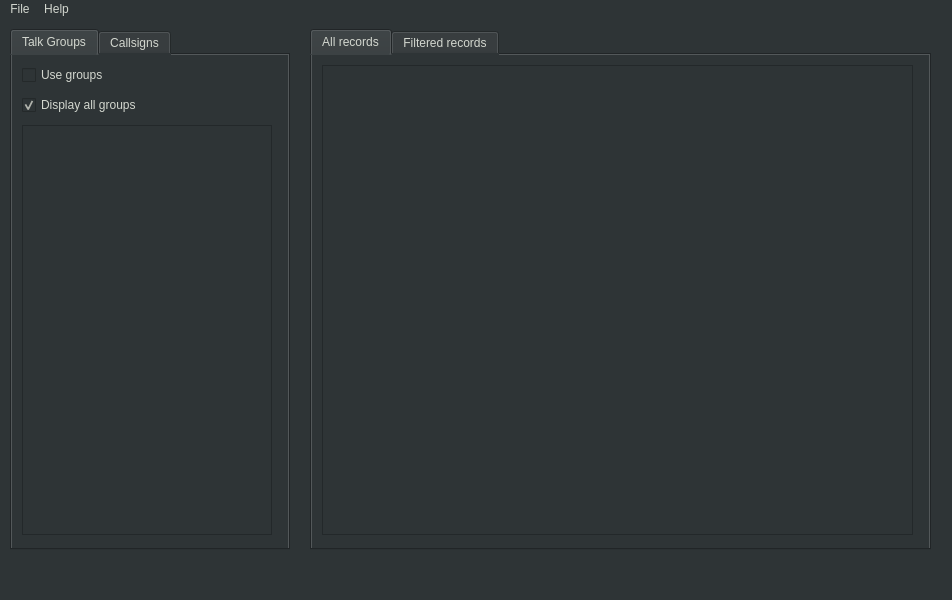
<?xml version="1.0" encoding="UTF-8"?>
<ui version="4.0">
 <class>BmMonitorMainWindow</class>
 <widget class="QMainWindow" name="BmMonitorMainWindow">
  <property name="geometry">
   <rect>
    <x>0</x>
    <y>0</y>
    <width>952</width>
    <height>600</height>
   </rect>
  </property>
  <property name="font">
   <font>
    <family>JetBrains Mono</family>
    <pointsize>16</pointsize>
    <weight>50</weight>
    <bold>false</bold>
   </font>
  </property>
  <property name="windowTitle">
   <string>Brandmeister Monitor by UT8UU</string>
  </property>
  <property name="styleSheet">
   <string notr="true">background-color: rgb(46, 52, 54); color: rgb(211, 215, 207);</string>
  </property>
  <widget class="QWidget" name="centralwidget">
   <widget class="QTabWidget" name="tabWidget">
    <property name="geometry">
     <rect>
      <x>10</x>
      <y>10</y>
      <width>280</width>
      <height>521</height>
     </rect>
    </property>
    <property name="currentIndex">
     <number>0</number>
    </property>
    <widget class="QWidget" name="tab">
     <attribute name="title">
      <string>Talk Groups</string>
     </attribute>
     <widget class="QCheckBox" name="cbTalkGroups">
      <property name="geometry">
       <rect>
        <x>10</x>
        <y>10</y>
        <width>190</width>
        <height>20</height>
       </rect>
      </property>
      <property name="text">
       <string>Use groups</string>
      </property>
     </widget>
     <widget class="QCheckBox" name="cbDisplayAllGroups">
      <property name="geometry">
       <rect>
        <x>10</x>
        <y>40</y>
        <width>190</width>
        <height>20</height>
       </rect>
      </property>
      <property name="text">
       <string>Display all groups</string>
      </property>
      <property name="checked">
       <bool>true</bool>
      </property>
     </widget>
     <widget class="QListView" name="lbGroups">
      <property name="geometry">
       <rect>
        <x>10</x>
        <y>70</y>
        <width>250</width>
        <height>410</height>
       </rect>
      </property>
      <property name="font">
       <font>
        <family>JetBrains Mono</family>
        <pointsize>8</pointsize>
        <weight>50</weight>
        <bold>false</bold>
       </font>
      </property>
     </widget>
    </widget>
    <widget class="QWidget" name="tab_2">
     <attribute name="title">
      <string>Callsigns</string>
     </attribute>
     <widget class="QCheckBox" name="cbCallsigns">
      <property name="geometry">
       <rect>
        <x>10</x>
        <y>10</y>
        <width>250</width>
        <height>20</height>
       </rect>
      </property>
      <property name="text">
       <string>Use callsigns</string>
      </property>
     </widget>
     <widget class="QPlainTextEdit" name="tbCallsigns">
      <property name="enabled">
       <bool>false</bool>
      </property>
      <property name="geometry">
       <rect>
        <x>10</x>
        <y>30</y>
        <width>250</width>
        <height>441</height>
       </rect>
      </property>
      <property name="font">
       <font>
        <family>JetBrains Mono</family>
        <pointsize>16</pointsize>
        <weight>50</weight>
        <bold>false</bold>
       </font>
      </property>
     </widget>
    </widget>
   </widget>
   <widget class="QTabWidget" name="tabRecords">
    <property name="geometry">
     <rect>
      <x>310</x>
      <y>10</y>
      <width>621</width>
      <height>521</height>
     </rect>
    </property>
    <property name="currentIndex">
     <number>0</number>
    </property>
    <widget class="QWidget" name="tabAllRecords">
     <attribute name="title">
      <string>All records</string>
     </attribute>
     <widget class="QListView" name="monitoringList">
      <property name="geometry">
       <rect>
        <x>10</x>
        <y>10</y>
        <width>591</width>
        <height>470</height>
       </rect>
      </property>
      <property name="font">
       <font>
        <family>JetBrains Mono</family>
        <pointsize>10</pointsize>
        <weight>50</weight>
        <bold>false</bold>
       </font>
      </property>
     </widget>
    </widget>
    <widget class="QWidget" name="tabFilteredRecords">
     <attribute name="title">
      <string>Filtered records</string>
     </attribute>
     <widget class="QComboBox" name="cbTimestampFilter">
      <property name="geometry">
       <rect>
        <x>11</x>
        <y>10</y>
        <width>240</width>
        <height>30</height>
       </rect>
      </property>
      <property name="font">
       <font>
        <pointsize>10</pointsize>
       </font>
      </property>
      <item>
       <property name="text">
        <string>Last hour</string>
       </property>
      </item>
      <item>
       <property name="text">
        <string>Last 6 hours</string>
       </property>
      </item>
      <item>
       <property name="text">
        <string>Last 12 hours</string>
       </property>
      </item>
      <item>
       <property name="text">
        <string>Last 24 hours</string>
       </property>
      </item>
      <item>
       <property name="text">
        <string>Last week</string>
       </property>
      </item>
      <item>
       <property name="text">
        <string>All</string>
       </property>
      </item>
     </widget>
     <widget class="QLabel" name="label">
      <property name="geometry">
       <rect>
        <x>271</x>
        <y>20</y>
        <width>90</width>
        <height>16</height>
       </rect>
      </property>
      <property name="font">
       <font>
        <pointsize>10</pointsize>
       </font>
      </property>
      <property name="text">
       <string>Filter:</string>
      </property>
      <property name="alignment">
       <set>Qt::AlignRight|Qt::AlignTrailing|Qt::AlignVCenter</set>
      </property>
     </widget>
     <widget class="QLineEdit" name="tbFilterCallsign">
      <property name="geometry">
       <rect>
        <x>371</x>
        <y>10</y>
        <width>190</width>
        <height>30</height>
       </rect>
      </property>
      <property name="font">
       <font>
        <pointsize>10</pointsize>
       </font>
      </property>
     </widget>
     <widget class="QListView" name="monitoringFilteredList">
      <property name="geometry">
       <rect>
        <x>10</x>
        <y>50</y>
        <width>591</width>
        <height>431</height>
       </rect>
      </property>
      <property name="font">
       <font>
        <family>JetBrains Mono</family>
        <pointsize>10</pointsize>
        <weight>50</weight>
        <bold>false</bold>
       </font>
      </property>
     </widget>
    </widget>
   </widget>
  </widget>
  <widget class="QMenuBar" name="menubar">
   <property name="geometry">
    <rect>
     <x>0</x>
     <y>0</y>
     <width>952</width>
     <height>26</height>
    </rect>
   </property>
   <widget class="QMenu" name="menuFile">
    <property name="title">
     <string>File</string>
    </property>
    <addaction name="actionStart"/>
    <addaction name="actionStop"/>
    <addaction name="separator"/>
    <addaction name="actionExit"/>
   </widget>
   <widget class="QMenu" name="menuHelp">
    <property name="title">
     <string>Help</string>
    </property>
    <addaction name="actionAbout"/>
   </widget>
   <addaction name="menuFile"/>
   <addaction name="menuHelp"/>
  </widget>
  <widget class="QStatusBar" name="statusbar"/>
  <action name="actionExit">
   <property name="text">
    <string>Exit</string>
   </property>
  </action>
  <action name="actionAbout">
   <property name="text">
    <string>About</string>
   </property>
  </action>
  <action name="actionStart">
   <property name="text">
    <string>Start</string>
   </property>
  </action>
  <action name="actionStop">
   <property name="enabled">
    <bool>false</bool>
   </property>
   <property name="text">
    <string>Stop</string>
   </property>
  </action>
 </widget>
 <resources/>
 <connections/>
</ui>
